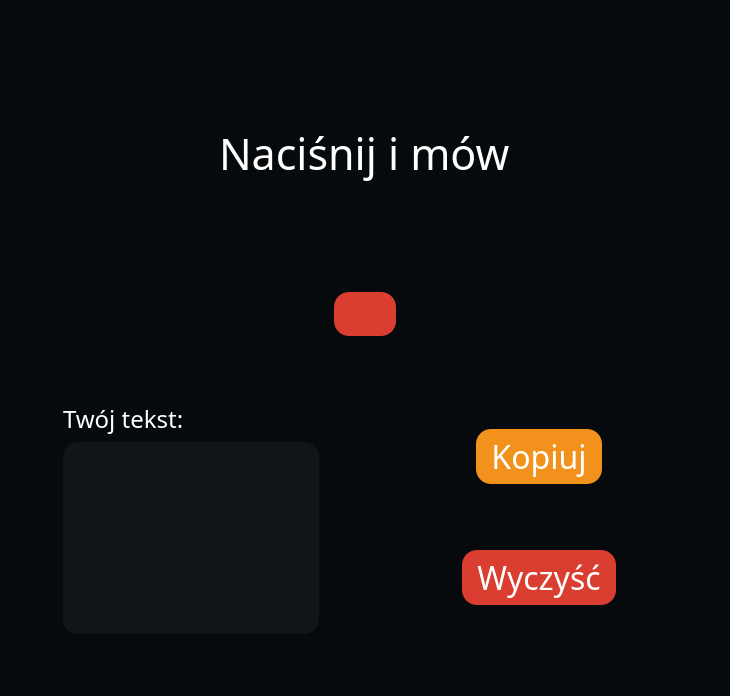
<?xml version="1.0" encoding="UTF-8"?>
<ui version="4.0">
 <class>Form</class>
 <widget class="QWidget" name="Form">
  <property name="geometry">
   <rect>
    <x>0</x>
    <y>0</y>
    <width>730</width>
    <height>696</height>
   </rect>
  </property>
  <property name="windowTitle">
   <string>Form</string>
  </property>
  <property name="styleSheet">
   <string notr="true">background-color: #060A0D;
color: white;</string>
  </property>
  <layout class="QVBoxLayout" name="verticalLayout">
   <item>
    <widget class="QWidget" name="widget" native="true">
     <layout class="QVBoxLayout" name="verticalLayout_2">
      <item alignment="Qt::AlignHCenter">
       <widget class="QLabel" name="label">
        <property name="font">
         <font>
          <family>Corbel Light</family>
          <pointsize>32</pointsize>
         </font>
        </property>
        <property name="text">
         <string>Naciśnij i mów</string>
        </property>
       </widget>
      </item>
      <item alignment="Qt::AlignHCenter">
       <widget class="QPushButton" name="pushButton">
        <property name="styleSheet">
         <string notr="true">#pushButton{
background-color:#D93E30;
border-radius:15px;
border:none;
padding:15px;
}
#pushButton:hover{
background-color:#8C2727;
}</string>
        </property>
        <property name="text">
         <string/>
        </property>
        <property name="icon">
         <iconset>
          <normaloff>microphone-black-shape.png</normaloff>microphone-black-shape.png</iconset>
        </property>
        <property name="iconSize">
         <size>
          <width>64</width>
          <height>64</height>
         </size>
        </property>
        <property name="flat">
         <bool>true</bool>
        </property>
       </widget>
      </item>
     </layout>
    </widget>
   </item>
   <item>
    <widget class="QWidget" name="widget_2" native="true">
     <layout class="QHBoxLayout" name="horizontalLayout">
      <item alignment="Qt::AlignHCenter|Qt::AlignVCenter">
       <widget class="QWidget" name="widget_3" native="true">
        <layout class="QVBoxLayout" name="verticalLayout_3">
         <item>
          <widget class="QLabel" name="label_2">
           <property name="font">
            <font>
             <family>Corbel Light</family>
             <pointsize>18</pointsize>
            </font>
           </property>
           <property name="text">
            <string>Twój tekst:</string>
           </property>
          </widget>
         </item>
         <item>
          <widget class="QTextEdit" name="textEdit">
           <property name="font">
            <font>
             <pointsize>18</pointsize>
            </font>
           </property>
           <property name="styleSheet">
            <string notr="true">background-color:#111517;
border-radius:15px;
border:none;
padding:5px;</string>
           </property>
          </widget>
         </item>
        </layout>
       </widget>
      </item>
      <item>
       <widget class="QWidget" name="widget_4" native="true">
        <layout class="QVBoxLayout" name="verticalLayout_4">
         <item alignment="Qt::AlignHCenter">
          <widget class="QPushButton" name="pushButton_2">
           <property name="font">
            <font>
             <family>Corbel Light</family>
             <pointsize>24</pointsize>
            </font>
           </property>
           <property name="styleSheet">
            <string notr="true">#pushButton_2{
background-color:#F2921D;
border-radius:15px;
border:none;
padding:5px 15px;
}
#pushButton_2:hover{
background-color:#F27329;
}</string>
           </property>
           <property name="text">
            <string>Kopiuj</string>
           </property>
           <property name="flat">
            <bool>true</bool>
           </property>
          </widget>
         </item>
         <item alignment="Qt::AlignHCenter">
          <widget class="QPushButton" name="pushButton_3">
           <property name="font">
            <font>
             <family>Corbel Light</family>
             <pointsize>24</pointsize>
            </font>
           </property>
           <property name="styleSheet">
            <string notr="true">#pushButton_3{
background-color:#D93E30;
border-radius:15px;
border:none;
padding:5px 15px;
}
#pushButton_3:hover{
background-color:#8C2727;
}</string>
           </property>
           <property name="text">
            <string>Wyczyść</string>
           </property>
           <property name="flat">
            <bool>true</bool>
           </property>
          </widget>
         </item>
        </layout>
       </widget>
      </item>
     </layout>
    </widget>
   </item>
  </layout>
 </widget>
 <resources/>
 <connections/>
</ui>
